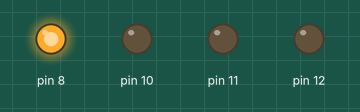
Recording of a sketch running on a simulated Arduino Uno, built with avr-gcc and run on an emulated ATmega328P. Shown: output pins drawn as LEDs (lit = HIGH). Pins used as bus, display or sensor lines are not drawn.

Above: at 0.2 s.
At 0.8 s:
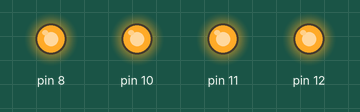
At 1.7 s:
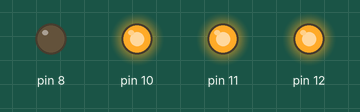
Timing chart, 0 to 3.0 s (numbered marks = the images above):
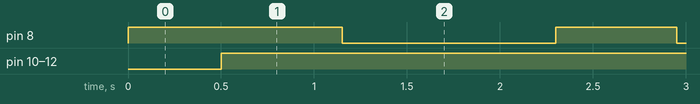

The sketch:

MicroStepperDriver.ino
```cpp
// (licence header left out)
#include <Arduino.h>

// Motor steps per revolution. Most steppers are 200 steps or 1.8 degrees/step
#define MOTOR_STEPS 400
#define RPM 120

#define DIR 8
#define STEP 9
//#define SLEEP 13 // optional (just delete SLEEP from everywhere if not used)

/*
 * Choose one of the sections below that match your board
 */

//#include "DRV8834.h"
//#define M0 10
//#define M1 11
//DRV8834 stepper(MOTOR_STEPS, DIR, STEP, SLEEP, M0, M1);

#include "A4988.h"
//#define MS1 10
//#define MS2 11
//#define MS3 12
//A4988 stepper(MOTOR_STEPS, DIR, STEP, MS1, MS2, MS3);

#include "DRV8825.h"
#define MODE0 10
#define MODE1 11
#define MODE2 12
DRV8825 stepper(MOTOR_STEPS, DIR, STEP, MODE0, MODE1, MODE2);

// #include "DRV8880.h"
// #define M0 10
// #define M1 11
// #define TRQ0 6
// #define TRQ1 7
// DRV8880 stepper(MOTOR_STEPS, DIR, STEP, SLEEP, M0, M1, TRQ0, TRQ1);

//#include "BasicStepperDriver.h" // generic
//BasicStepperDriver stepper(DIR, STEP);

void setup() {
    /*
     * Set target motor RPM.
     */
    Serial.begin(9600);
    stepper.begin(RPM);
    // if using enable/disable on ENABLE pin (active LOW) instead of SLEEP uncomment next line
    //stepper.setEnableActiveState(LOW);
    stepper.enable();

    // set current level (for DRV8880 only).
    // Valid percent values are 25, 50, 75 or 100.
    // stepper.setCurrent(100);
}

void loop() {
    delay(500);


    /*
     * Moving motor in full step mode is simple:
     */
   //stepper.setMicrostep(1);  // Set microstep mode to 1:1
    // One complete revolution is 360°
   //stepper.rotate(360);     // forward revolution
    //stepper.rotate(-360);    // reverse revolution

    // One complete revolution is also MOTOR_STEPS steps in full step mode
    //stepper.move(MOTOR_STEPS);    // forward revolution
    //stepper.move(-MOTOR_STEPS);   // reverse revolution

    /*
     * Microstepping mode: 1, 2, 4, 8, 16 or 32 (where supported by driver)
     * Mode 1 is full speed.
     * Mode 32 is 32 microsteps per step.
     * The motor should rotate just as fast (at the set RPM),
     * but movement precision is increased, which may become visually apparent at lower RPMs.
     */
    stepper.setMicrostep(32);   // Set microstep mode to 1:8

    // In 1:8 microstepping mode, one revolution takes 8 times as many microsteps
   stepper.move(32 * MOTOR_STEPS);    // forward revolution
   stepper.move(-32 * MOTOR_STEPS);   // reverse revolution

    // One complete revolution is still 360° regardless of microstepping mode
    // rotate() is easier to use than move() when no need to land on precise microstep position
   //stepper.rotate(360);
   // stepper.rotate(-360);

    //delay(5000);
}
```

A4988.cpp
```cpp
// (licence header left out)
#include "A4988.h"

/*
 * Microstepping resolution truth table (Page 6 of A4988 pdf)
 * 0bMS3,MS2,MS1 for 1,2,4,8,16 microsteps
 */
const uint8_t A4988::MS_TABLE[] = {0b000, 0b001, 0b010, 0b011, 0b111};

/*
 * Basic connection: only DIR, STEP are connected.
 * Microstepping controls should be hardwired.
 */
A4988::A4988(short steps, short dir_pin, short step_pin)
:BasicStepperDriver(steps, dir_pin, step_pin)
{}

A4988::A4988(short steps, short dir_pin, short step_pin, short enable_pin)
:BasicStepperDriver(steps, dir_pin, step_pin, enable_pin)
{}

/*
 * Fully wired.
 * All the necessary control pins for A4988 are connected.
 */
A4988::A4988(short steps, short dir_pin, short step_pin, short ms1_pin, short ms2_pin, short ms3_pin)
:BasicStepperDriver(steps, dir_pin, step_pin),
    ms1_pin(ms1_pin), ms2_pin(ms2_pin), ms3_pin(ms3_pin)
{}

A4988::A4988(short steps, short dir_pin, short step_pin, short enable_pin, short ms1_pin, short ms2_pin, short ms3_pin)
:BasicStepperDriver(steps, dir_pin, step_pin, enable_pin),
ms1_pin(ms1_pin), ms2_pin(ms2_pin), ms3_pin(ms3_pin)
{}

void A4988::begin(short rpm, short microsteps){
    BasicStepperDriver::begin(rpm, microsteps);

    if (!IS_CONNECTED(ms1_pin) || !IS_CONNECTED(ms2_pin) || !IS_CONNECTED(ms3_pin)){
        return;
    }

    pinMode(ms1_pin, OUTPUT);
    pinMode(ms2_pin, OUTPUT);
    pinMode(ms3_pin, OUTPUT);
}

/*
 * Set microstepping mode (1:divisor)
 * Allowed ranges for A4988 are 1:1 to 1:16
 * If the control pins are not connected, we recalculate the timing only
 */
short A4988::setMicrostep(short microsteps){
    BasicStepperDriver::setMicrostep(microsteps);

    if (!IS_CONNECTED(ms1_pin) || !IS_CONNECTED(ms2_pin) || !IS_CONNECTED(ms3_pin)){
        return this->microsteps;
    }

    const uint8_t* ms_table = getMicrostepTable();
    size_t ms_table_size = getMicrostepTableSize();

    unsigned short i = 0;
    while (i < ms_table_size){
        if (this->microsteps & (1<<i)){
            uint8_t mask = ms_table[i];
            digitalWrite(ms3_pin, mask & 4);
            digitalWrite(ms2_pin, mask & 2);
            digitalWrite(ms1_pin, mask & 1);
            break;
        }
        i++;
    }
    return this->microsteps;
}

const uint8_t* A4988::getMicrostepTable(){
    return A4988::MS_TABLE;
}

size_t A4988::getMicrostepTableSize(){
    return sizeof(A4988::MS_TABLE);
}

short A4988::getMaxMicrostep(){
    return A4988::MAX_MICROSTEP;
}
```

A4988.h
```cpp
// (licence header left out)
#ifndef A4988_H
#define A4988_H
#include <Arduino.h>
#include "BasicStepperDriver.h"

class A4988 : public BasicStepperDriver {
protected:
    static const uint8_t MS_TABLE[];
    short ms1_pin = PIN_UNCONNECTED;
    short ms2_pin = PIN_UNCONNECTED;
    short ms3_pin = PIN_UNCONNECTED;
    // tA STEP minimum, HIGH pulse width (1us)
    static const int step_high_min = 1;
    // tB STEP minimum, LOW pulse width (1us)
    static const int step_low_min = 1;
    // wakeup time, nSLEEP inactive to STEP (1000us)
    static const int wakeup_time = 1000;
    // also 200ns between ENBL/DIR/MSx changes and STEP HIGH

    // Get the microstep table
    virtual const uint8_t* getMicrostepTable();
    virtual size_t getMicrostepTableSize();

    // Get max microsteps supported by the device
    short getMaxMicrostep() override;

private:
    // microstep range (1, 16, 32 etc)
    static const short MAX_MICROSTEP = 16;

public:
    /*
     * Basic connection: only DIR, STEP are connected.
     * Microstepping controls should be hardwired.
     */
    A4988(short steps, short dir_pin, short step_pin);
    A4988(short steps, short dir_pin, short step_pin, short enable_pin);

    void begin(short rpm=60, short microsteps=1);
    /*
     * Fully wired. All the necessary control pins for A4988 are connected.
     */
    A4988(short steps, short dir_pin, short step_pin, short ms1_pin, short ms2_pin, short ms3_pin);
    A4988(short steps, short dir_pin, short step_pin, short enable_pin, short ms1_pin, short ms2_pin, short ms3_pin);
    short setMicrostep(short microsteps) override;
};
#endif // A4988_H
```

DRV8825.cpp
```cpp
// (licence header left out)
#include "DRV8825.h"

/*
 * Microstepping resolution truth table (Page 13 of DRV8825 pdf)
 * 0bMODE2,MODE1,MODE0 for 1,2,4,8,16,32 microsteps
 */
const uint8_t DRV8825::MS_TABLE[] = {0b000, 0b001, 0b010, 0b011, 0b100, 0b111};

DRV8825::DRV8825(short steps, short dir_pin, short step_pin)
:A4988(steps, dir_pin, step_pin)
{}

DRV8825::DRV8825(short steps, short dir_pin, short step_pin, short enable_pin)
:A4988(steps, dir_pin, step_pin, enable_pin)
{}

/*
 * A4988-DRV8825 Compatibility map: MS1-MODE0, MS2-MODE1, MS3-MODE2
 */
DRV8825::DRV8825(short steps, short dir_pin, short step_pin, short mode0_pin, short mode1_pin, short mode2_pin)
:A4988(steps, dir_pin, step_pin, mode0_pin, mode1_pin, mode2_pin)
{}

DRV8825::DRV8825(short steps, short dir_pin, short step_pin, short enable_pin, short mode0_pin, short mode1_pin, short mode2_pin)
:A4988(steps, dir_pin, step_pin, enable_pin, mode0_pin, mode1_pin, mode2_pin)
{}

const uint8_t* DRV8825::getMicrostepTable()
{
    return (uint8_t*)DRV8825::MS_TABLE;
}

size_t DRV8825::getMicrostepTableSize()
{
    return sizeof(DRV8825::MS_TABLE);
}

short DRV8825::getMaxMicrostep(){
    return DRV8825::MAX_MICROSTEP; }
```

DRV8825.h
```cpp
// (licence header left out)
#ifndef DRV8825_H
#define DRV8825_H
#include <Arduino.h>
#include "A4988.h"

class DRV8825 : public A4988 {
protected:
    static const uint8_t MS_TABLE[];
    // tWH(STEP) pulse duration, STEP high, min value (1.9us)
    static const int step_high_min = 2;
    // tWL(STEP) pulse duration, STEP low, min value (1.9us)
    static const int step_low_min = 2;
    // tWAKE wakeup time, nSLEEP inactive to STEP (1000us)
    static const int wakeup_time = 1700;
    // also 650ns between ENBL/DIR/MODEx changes and STEP HIGH

    // Get the microstep table
    const uint8_t* getMicrostepTable() override;
    size_t getMicrostepTableSize() override;

    // Get max microsteps supported by the device
    short getMaxMicrostep() override;

private:
    // microstep range (1, 16, 32 etc)
    static const short MAX_MICROSTEP = 32;

public:
    DRV8825(short steps, short dir_pin, short step_pin);
    DRV8825(short steps, short dir_pin, short step_pin, short enable_pin);
    DRV8825(short steps, short dir_pin, short step_pin, short mode0_pin, short mode1_pin, short mode2_pin);
    DRV8825(short steps, short dir_pin, short step_pin, short enable_pin, short mode0_pin, short mode1_pin, short mode2_pin);
};
#endif // DRV8825_H
```

BasicStepperDriver.h
```cpp
// (licence header left out)
#ifndef STEPPER_DRIVER_BASE_H
#define STEPPER_DRIVER_BASE_H
#include <Arduino.h>

// used internally by the library to mark unconnected pins
#define PIN_UNCONNECTED -1
#define IS_CONNECTED(pin) (pin != PIN_UNCONNECTED)

/*
 * calculate the step pulse in microseconds for a given rpm value.
 * 60[s/min] * 1000000[us/s] / microsteps / steps / rpm
 */
#define STEP_PULSE(steps, microsteps, rpm) (60.0*1000000L/steps/microsteps/rpm)

// don't call yield if we have a wait shorter than this
#define MIN_YIELD_MICROS 50

/*
 * Basic Stepper Driver class.
 * Microstepping level should be externally controlled or hardwired.
 */
class BasicStepperDriver {
public:
    enum Mode {CONSTANT_SPEED, LINEAR_SPEED};
    enum State {STOPPED, ACCELERATING, CRUISING, DECELERATING};
    struct Profile {
        Mode mode = CONSTANT_SPEED;
        short accel = 1000;     // acceleration [steps/s^2]
        short decel = 1000;     // deceleration [steps/s^2]
    };
    static inline void delayMicros(unsigned long delay_us, unsigned long start_us = 0){
        if (delay_us){
            if (!start_us){
                start_us = micros();
            }
            if (delay_us > MIN_YIELD_MICROS){
                yield();
            }
            // See https://www.gammon.com.au/millis
            while (micros() - start_us < delay_us);
        }
    }

private:
    // calculation remainder to be fed into successive steps to increase accuracy (Atmel DOC8017)
    long rest;
    unsigned long last_action_end = 0;
    unsigned long next_action_interval = 0;

protected:
    /*
     * Motor Configuration
     */
    short motor_steps;           // motor steps per revolution (usually 200)

    /*
     * Driver Configuration
     */
    short dir_pin;
    short step_pin;
    short enable_pin = PIN_UNCONNECTED;
    short enable_active_state = HIGH;
    // Get max microsteps supported by the device
    virtual short getMaxMicrostep();
    // current microstep level (1,2,4,8,...), must be < getMaxMicrostep()
    short microsteps = 1;
    // tWH(STEP) pulse duration, STEP high, min value (us)
    static const int step_high_min = 1;
    // tWL(STEP) pulse duration, STEP low, min value (us)
    static const int step_low_min = 1;
    // tWAKE wakeup time, nSLEEP inactive to STEP (us)
    static const int wakeup_time = 0;

    float rpm = 0;

    /*
     * Movement state
     */
    struct Profile profile;

    long step_count;        // current position
    long steps_remaining;   // to complete the current move (absolute value)
    long steps_to_cruise;   // steps to reach cruising (max) rpm
    long steps_to_brake;    // steps needed to come to a full stop
    long step_pulse;        // step pulse duration (microseconds)
    long cruise_step_pulse; // step pulse duration for constant speed section (max rpm)

    // DIR pin state
    short dir_state;

    void calcStepPulse(void);

    // this is internal because one can call the start methods while CRUISING to get here
    void alterMove(long steps);

private:
    // microstep range (1, 16, 32 etc)
    static const short MAX_MICROSTEP = 128;

public:
    /*
     * Basic connection: DIR, STEP are connected.
     */
    BasicStepperDriver(short steps, short dir_pin, short step_pin);
    BasicStepperDriver(short steps, short dir_pin, short step_pin, short enable_pin);
    /*
     * Initialize pins, calculate timings etc
     */
    void begin(float rpm=60, short microsteps=1);
    /*
     * Set current microstep level, 1=full speed, 32=fine microstepping
     * Returns new level or previous level if value out of range
     */
    virtual short setMicrostep(short microsteps);
    short getMicrostep(void){
        return microsteps;
    }
    short getSteps(void){
        return motor_steps;
    }
    /*
     * Set target motor RPM (1-200 is a reasonable range)
     */
    void setRPM(float rpm);
    float getRPM(void){
        return rpm;
    };
    float getCurrentRPM(void){
        return (60.0*1000000L / step_pulse / microsteps / motor_steps);
    }
    /*
     * Set speed profile - CONSTANT_SPEED, LINEAR_SPEED (accelerated)
     * accel and decel are given in [full steps/s^2]
     */
    void setSpeedProfile(Mode mode, short accel=1000, short decel=1000);
    void setSpeedProfile(struct Profile profile);
    struct Profile getSpeedProfile(void){
        return profile;
    }
    short getAcceleration(void){
        return profile.accel;
    }
    short getDeceleration(void){
        return profile.decel;
    }
    /*
     * Move the motor a given number of steps.
     * positive to move forward, negative to reverse
     */
    void move(long steps);
    /*
     * Rotate the motor a given number of degrees (1-360)
     */
    void rotate(long deg);
    inline void rotate(int deg){
        rotate((long)deg);
    };
    /*
     * Rotate using a float or double for increased movement precision.
     */
    void rotate(double deg);
    /*
     * Configure which logic state on ENABLE pin means active
     * when using SLEEP (default) this is active HIGH
     */
    void setEnableActiveState(short state);
    /*
     * Turn off/on motor to allow the motor to be moved by hand/hold the position in place
     */
    virtual void enable(void);
    virtual void disable(void);
    /*
     * Methods for non-blocking mode.
     * They use more code but allow doing other operations between impulses.
     * The flow has two parts - start/initiate followed by looping with nextAction.
     * See NonBlocking example.
     */
    /*
     * Initiate a move over known distance (calculate and save the parameters)
     * Pick just one based on move type and distance type.
     * If time (microseconds) is given, the driver will attempt to execute the move in exactly that time
     * by altering rpm for this move only (up to preset rpm).
     */
    void startMove(long steps, long time=0);
    inline void startRotate(int deg){
        startRotate((long)deg);
    };
    void startRotate(long deg);
    void startRotate(double deg);
    /*
     * Toggle step at the right time and return time until next change is needed (micros)
     */
    long nextAction(void);
    /*
     * Optionally, call this to begin braking (and then stop) early
     * For constant speed, this is the same as stop()
     */
    void startBrake(void);
    /*
     * Immediate stop
     * Returns the number of steps remaining.
     */
    long stop(void);
    /*
     * State querying
     */
    enum State getCurrentState(void);
    /*
     * Get the number of completed steps so far.
     * This is always a positive number
     */
    long getStepsCompleted(void){
        return step_count;
    }
    /*
     * Get the number of steps remaining to complete the move
     * This is always a positive number
     */
    long getStepsRemaining(void){
        return steps_remaining;
    }
    /*
     * Get movement direction: forward +1, back -1
     */
    int getDirection(void){
        return (dir_state == HIGH) ? 1 : -1;
    }
    /*
     * Return calculated time to complete the given move
     */
    long getTimeForMove(long steps);
    /*
     * Calculate steps needed to rotate requested angle, given in degrees
     */
    long calcStepsForRotation(long deg){
        return deg * motor_steps * (long)microsteps / 360;
    }
    long calcStepsForRotation(double deg){
        return deg * motor_steps * microsteps / 360;
    }
};
#endif // STEPPER_DRIVER_BASE_H
```

Source omitted: BasicStepperDriver.cpp (11120 bytes)

Measured:
- by itself, pin 8: alternates HIGH for 0.65 s and LOW for 1.2 s
- by itself, pin 10–12: LOW → HIGH at 0.50 s
